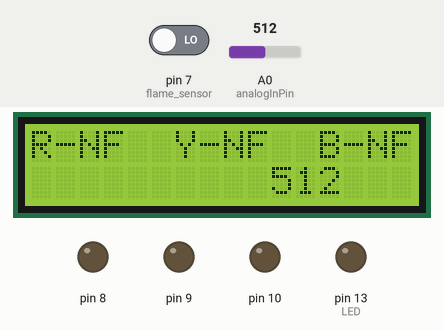
Simulated run of this sketch. Board: Arduino Uno, built with avr-gcc and run on an emulated ATmega328P. Parts: 16×2 character LCD, output pins drawn as LEDs (lit = HIGH). Inputs (shaded band) come from the test bench; at power-on: A0 (analogInPin) = 512, pin 7 (flame_sensor) LOW. Pins used as bus, display or sensor lines are not drawn; what the sketch prints to the serial monitor is not drawn.

Above: at 1.6 s.
1.7 s: A0 (analogInPin) set to 985
At 2.4 s:
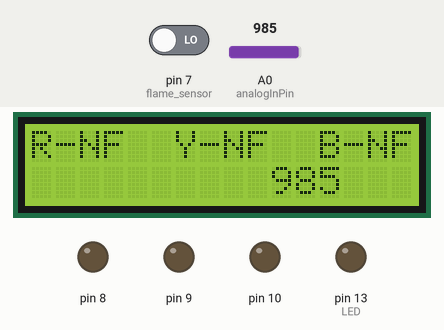
3.5 s: A0 (analogInPin) set to 1015
At 5.2 s:
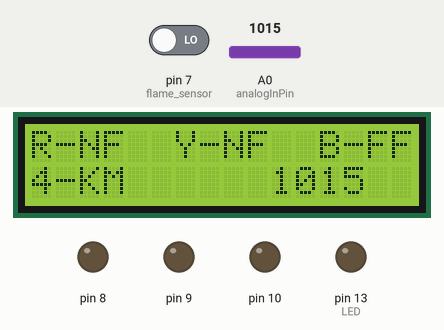
5.5 s: pin 7 (flame_sensor) driven HIGH
At 6.4 s:
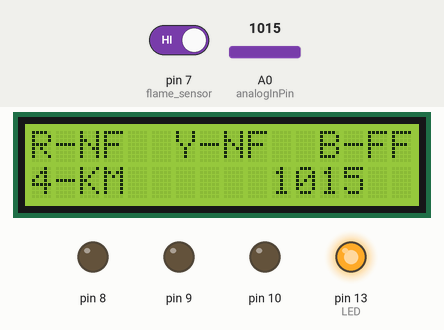
7.5 s: A0 (analogInPin) set to 1023
At 8.5 s:
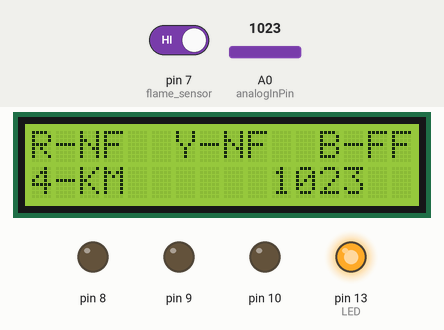
Timing chart, 0 to 10.5 s (numbered marks = the images above; inputs shaded):
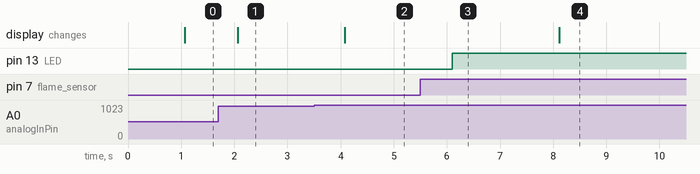

Measured:
- the behaviour switches between 999 and 1000 on A0 (analogInPin) (found by bisection; images 1 and 2)
- after the input at 1.7 s, the display: changes after 0.37 s (image 1)
- after the input at 3.5 s, the display: changes after 0.58 s (image 2)
- after the input at 5.5 s, pin 13 (LED): LOW → HIGH after 0.60 s
- after the input at 7.5 s, the display: changes after 0.61 s (image 4)

The sketch:

Arduino_code.ino
```cpp
// to the pins used:
#include <LiquidCrystal.h>
const int rs = 12, en = 11, d4 = 5, d5 = 4, d6 = 3, d7 = 2;
LiquidCrystal lcd(rs, en, d4, d5, d6, d7);

const int analogInPin = A0;  // Analog input pin that the potentiometer is attached to
const int analogOutPin = 12; // Analog output pin that the LED is attached to

int sensorValue = 0;        // value read from the pot
int outputValue = 0;        // value output to the PWM (analog out)

int LED = 13;
int flame_sensor = 7;
int flame_detected;


void setup() {
  // initialize serial communications at 9600 bps:
  Serial.begin(9600);
    lcd.begin(16, 2);
  // Print a message to the LCD.
  lcd.setCursor(0, 0);
  lcd.print("R-NF");

    lcd.setCursor(6, 0);
  lcd.print("Y-NF");

    lcd.setCursor(12, 0);
  lcd.print("B-NF");

  pinMode(8, OUTPUT);
  pinMode(9, OUTPUT);
  pinMode(10, OUTPUT);


  pinMode(LED, OUTPUT);
  pinMode(flame_sensor, INPUT);
}

void loop() {


  //Flame control
flame_detected = digitalRead(flame_sensor);
  if (flame_detected == 1)
  {
    Serial.println("Flame detected...! take action immediately.");
    //digitalWrite(buzzer, HIGH);
    digitalWrite(LED, HIGH);
    //delay(200);
   // digitalWrite(LED, LOW);
    //delay(200);
  }
  else
  {
    Serial.println("No flame detected. stay cool");
    //digitalWrite(buzzer, LOW);
    digitalWrite(LED, LOW);
  }
  delay(1000);


  //Flame control end


  // read the analog in value:
  sensorValue = analogRead(analogInPin);
  // map it to the range of the analog out:
  outputValue = map(sensorValue, 0, 1023, 0, 255);
  // change the analog out value:
  analogWrite(analogOutPin, outputValue);

  lcd.setCursor(10, 1);
  lcd.print(sensorValue);

//FAULT 1 R-12KM
  if (sensorValue==446)
  {
    lcd.setCursor(0, 0);
    lcd.print("R-F");
    lcd.setCursor(0, 1);
    lcd.print("12-KM");

      digitalWrite(8, HIGH);   // turn the R-relay on (HIGH is the voltage level)
      delay(5000);
      digitalWrite(9, HIGH);
      digitalWrite(10, HIGH);
  }
  else{
           if (sensorValue>=452 && sensorValue<=454) //FAULT 1 Y-12KM
        {
          lcd.setCursor(6, 0);
          lcd.print("Y-F");
          lcd.setCursor(0, 1);
          lcd.print("12-KM");
        }
        else
        {
            if (sensorValue>=467 && sensorValue<=469)  //FAULT 1 Y-12KM
          {
            lcd.setCursor(12, 0);
            lcd.print("B-F");
            lcd.setCursor(0, 1);
            lcd.print("12-KM");
          }
          else
          {
            if (sensorValue>=544 && sensorValue<=545)  //FAULT 2 R-8KM
            {
              lcd.setCursor(0, 0);
              lcd.print("R-F");
              lcd.setCursor(0, 1);
              lcd.print("8-KM");
            }
            else
            {
              if (sensorValue>=584 && sensorValue<=585)  //FAULT 2 y-8KM
              {
                lcd.setCursor(6, 0);
                lcd.print("Y-F");
                lcd.setCursor(0, 1);
                lcd.print("8-KM");
              }
              else
              {
                if (sensorValue>=664 && sensorValue<=666)  //FAULT 2 B-8KM
                {
                  lcd.setCursor(12, 0);
                  lcd.print("B-F");
                  lcd.setCursor(0, 1);
                  lcd.print("8-KM");
                }
                else
                {
                  if (sensorValue>=791 && sensorValue<=793)  //FAULT 3 r-4KM
                  {
                    lcd.setCursor(0, 0);
                    lcd.print("R-F");
                    lcd.setCursor(0, 1);
                    lcd.print("4-KM");
                  }
                  else
                  {
                     if (sensorValue>=930 && sensorValue<=935)  //FAULT 3 Y-4KM
                    {
                      lcd.setCursor(6, 0);
                      lcd.print("Y-F");
                      lcd.setCursor(0, 1);
                      lcd.print("4-KM");
                    }
                    else
                    {
                       if (sensorValue>=1000)  //FAULT 3 B-4KM
                      {
                        lcd.setCursor(12, 0);
                        lcd.print("B-F");
                        lcd.setCursor(0, 1);
                        lcd.print("4-KM");
                      }
                    }
                  }
                }
              }
            }
          }
        }
      }


  // print the results to the serial monitor:
  Serial.print("sensor = " );
  Serial.print(sensorValue);
  Serial.print("\t output = ");
  Serial.println(outputValue);

  // wait 2 milliseconds before the next loop
  // for the analog-to-digital converter to settle
  // after the last reading:
  delay(2);
}
```
